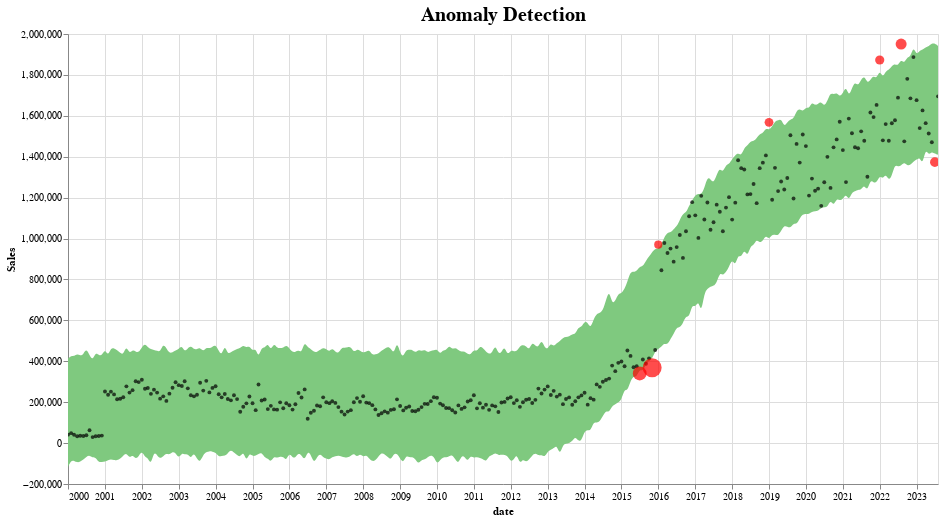

This figure's notebook cell:
### Code cell
def plot_anomalies(forecasted):
    interval = alt.Chart(forecasted).mark_area(interpolate="basis", color = '#7FC97F').encode(
    x=alt.X('ds:T',  title ='date'),
    y='yhat_upper',
    y2='yhat_lower',
    tooltip=['ds', 'fact', 'yhat_lower', 'yhat_upper']
    ).interactive().properties(
        title='Anomaly Detection'
    )

    fact = alt.Chart(forecasted[forecasted.anomaly==0]).mark_circle(size=15, opacity=0.7, color = 'Black').encode(
        x='ds:T',
        y=alt.Y('fact', title='Sales'),
        tooltip=['ds', 'fact', 'yhat_lower', 'yhat_upper']
    ).interactive()

    anomalies = alt.Chart(forecasted[forecasted.anomaly!=0]).mark_circle(size=30, color = 'Red').encode(
        x='ds:T',
        y=alt.Y('fact', title='Sales'),
        tooltip=['ds', 'fact', 'yhat_lower', 'yhat_upper'],
        size = alt.Size( 'importance', legend=None)
    ).interactive()

    return alt.layer(interval, fact, anomalies)\
              .properties(width=870, height=450)\
              .configure_title(fontSize=20)

plot_anomalies(pred)

### Figure 1 — Vega-Lite specification as saved in the notebook (floating-point values rounded to 4 significant figures; data arrays with more than 128 entries replaced by an {"elided": "..."} marker saying what was removed)
{"config": {"view": {"continuousWidth": 400, "continuousHeight": 300}, "title": {"fontSize": 20}}, "layer": [{"data": {"name": "data-78369e3e64f5a1e124bd1e036b9d7f76"}, "mark": {"type": "area", "color": "#7FC97F", "interpolate": "basis"}, "encoding": {"tooltip": [{"field": "ds", "type": "temporal"}, {"field": "fact", "type": "quantitative"}, {"field": "yhat_lower", "type": "quantitative"}, {"field": "yhat_upper", "type": "quantitative"}], "x": {"field": "ds", "title": "date", "type": "temporal"}, "y": {"field": "yhat_upper", "type": "quantitative"}, "y2": {"field": "yhat_lower"}}, "selection": {"selector001": {"type": "interval", "bind": "scales", "encodings": ["x", "y"]}}, "title": "Anomaly Detection"}, {"data": {"name": "data-c9d79cbd73bd999c43119dfe0e5268db"}, "mark": {"type": "circle", "color": "Black", "opacity": 0.7, "size": 15}, "encoding": {"tooltip": [{"field": "ds", "type": "temporal"}, {"field": "fact", "type": "quantitative"}, {"field": "yhat_lower", "type": "quantitative"}, {"field": "yhat_upper", "type": "quantitative"}], "x": {"field": "ds", "type": "temporal"}, "y": {"field": "fact", "title": "Sales", "type": "quantitative"}}, "selection": {"selector002": {"type": "interval", "bind": "scales", "encodings": ["x", "y"]}}}, {"data": {"name": "data-0ec65bb802f5c9e5a29016184e653d9a"}, "mark": {"type": "circle", "color": "Red", "size": 30}, "encoding": {"size": {"field": "importance", "legend": null, "type": "quantitative"}, "tooltip": [{"field": "ds", "type": "temporal"}, {"field": "fact", "type": "quantitative"}, {"field": "yhat_lower", "type": "quantitative"}, {"field": "yhat_upper", "type": "quantitative"}], "x": {"field": "ds", "type": "temporal"}, "y": {"field": "fact", "title": "Sales", "type": "quantitative"}}, "selection": {"selector003": {"type": "interval", "bind": "scales", "encodings": ["x", "y"]}}}], "height": 450, "width": 870, "$schema": "https://vega.github.io/schema/vega-lite/v4.17.0.json", "datasets": {"data-78369e3e64f5a1e124bd1e036b9d7f76": {"elided": "284 records"}, "data-c9d79cbd73bd999c43119dfe0e5268db": {"elided": "277 records"}, "data-0ec65bb802f5c9e5a29016184e653d9a": [{"ds": "2015-07-01T00:00:00", "trend": 598100.0, "yhat": 598100.0, "yhat_lower": 361500.0, "yhat_upper": 863300.0, "fact": 340420, "anomaly": -1, "importance": 0.06179}, {"ds": "2015-11-01T00:00:00", "trend": 672300.0, "yhat": 672300.0, "yhat_lower": 411300.0, "yhat_upper": 934500.0, "fact": 368041, "anomaly": -1, "importance": 0.1175}, {"ds": "2016-01-01T00:00:00", "trend": 709000.0, "yhat": 709000.0, "yhat_lower": 460300.0, "yhat_upper": 949800.0, "fact": 970139, "anomaly": 1, "importance": 0.02095}, {"ds": "2019-01-01T00:00:00", "trend": 1275000.0, "yhat": 1275000.0, "yhat_lower": 994700.0, "yhat_upper": 1530000.0, "fact": 1568255, "anomaly": 1, "importance": 0.0242}, {"ds": "2022-01-01T00:00:00", "trend": 1552000.0, "yhat": 1552000.0, "yhat_lower": 1309000.0, "yhat_upper": 1824000.0, "fact": 1872765, "anomaly": 1, "importance": 0.02626}, {"ds": "2022-08-01T00:00:00", "trend": 1606000.0, "yhat": 1606000.0, "yhat_lower": 1357000.0, "yhat_upper": 1876000.0, "fact": 1950943, "anomaly": 1, "importance": 0.03827}, {"ds": "2023-07-01T00:00:00", "trend": 1690000.0, "yhat": 1690000.0, "yhat_lower": 1414000.0, "yhat_upper": 1954000.0, "fact": 1373600, "anomaly": -1, "importance": 0.02966}]}}
